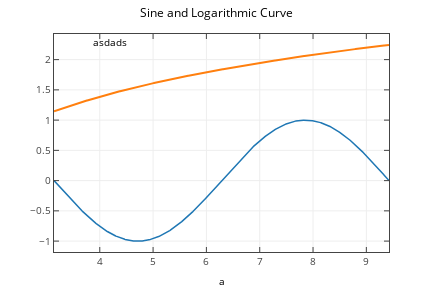

Notebook code cell kept with this figure:
### Code cell
plotly.offline.iplot(plotly_fig)

### Figure 1 — Plotly figure (JSON) as saved in the notebook; plotly's stock layout.template omitted (floating-point values rounded to 4 significant figures; data arrays with more than 128 entries replaced by an {"elided": "..."} marker saying what was removed)
{"data": [{"line": {"color": "rgba (31, 119, 180, 1)", "dash": "solid", "width": 1.5}, "mode": "lines", "name": "asdads", "type": "scatter", "x": {"elided": "1000 float values"}, "xaxis": "x1", "y": {"elided": "1000 float values"}, "yaxis": "y1"}, {"mode": "lines", "type": "scatter", "x": {"elided": "1000 float values"}, "y": {"elided": "1000 float values"}}], "layout": {"annotations": [{"align": "left", "font": {"color": "#000000", "size": 10}, "opacity": 1, "showarrow": false, "text": "asdads", "x": 0.1108, "xanchor": "left", "xref": "paper", "y": 0.9237, "yanchor": "bottom", "yref": "paper"}], "autosize": false, "height": 288, "hovermode": "closest", "margin": {"b": 36, "l": 54, "pad": 0, "r": 43, "t": 34}, "showlegend": false, "title": "Sine and Logarithmic Curve", "titlefont": {"color": "#000000", "size": 12}, "width": 432, "xaxis1": {"anchor": "y1", "autorange": true, "domain": [0, 1], "mirror": "ticks", "nticks": 9, "range": [2.827, 9.739], "showgrid": true, "showline": true, "side": "bottom", "tickfont": {"size": 10}, "ticks": "inside", "title": "a", "titlefont": {"color": "#000000", "size": 10}, "type": "linear", "zeroline": false}, "yaxis1": {"anchor": "x1", "autorange": true, "domain": [0, 1], "mirror": "ticks", "nticks": 11, "range": [-1.1, 1.1], "showgrid": true, "showline": true, "side": "left", "tickfont": {"size": 10}, "ticks": "inside", "type": "linear", "zeroline": false}}}
